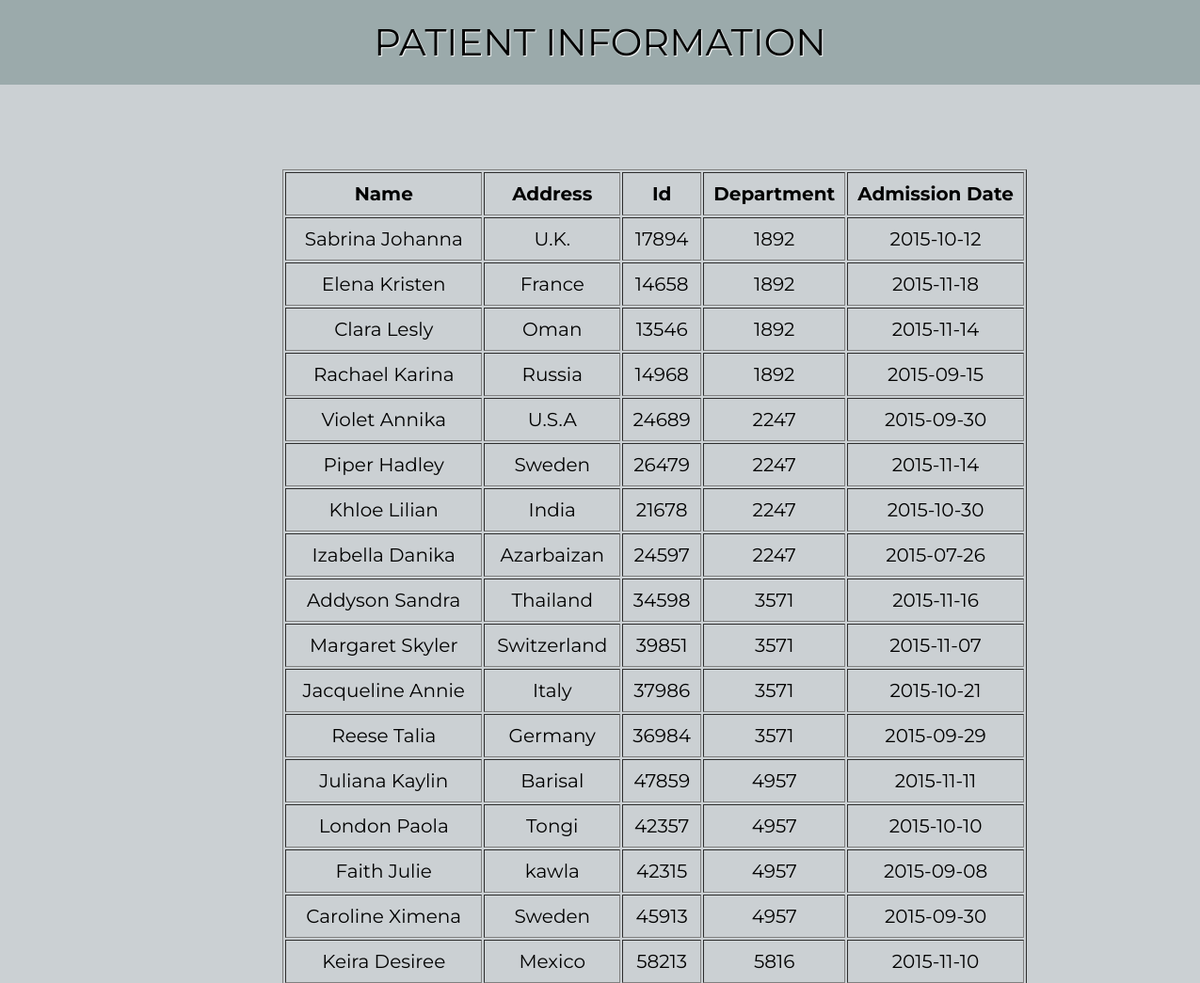
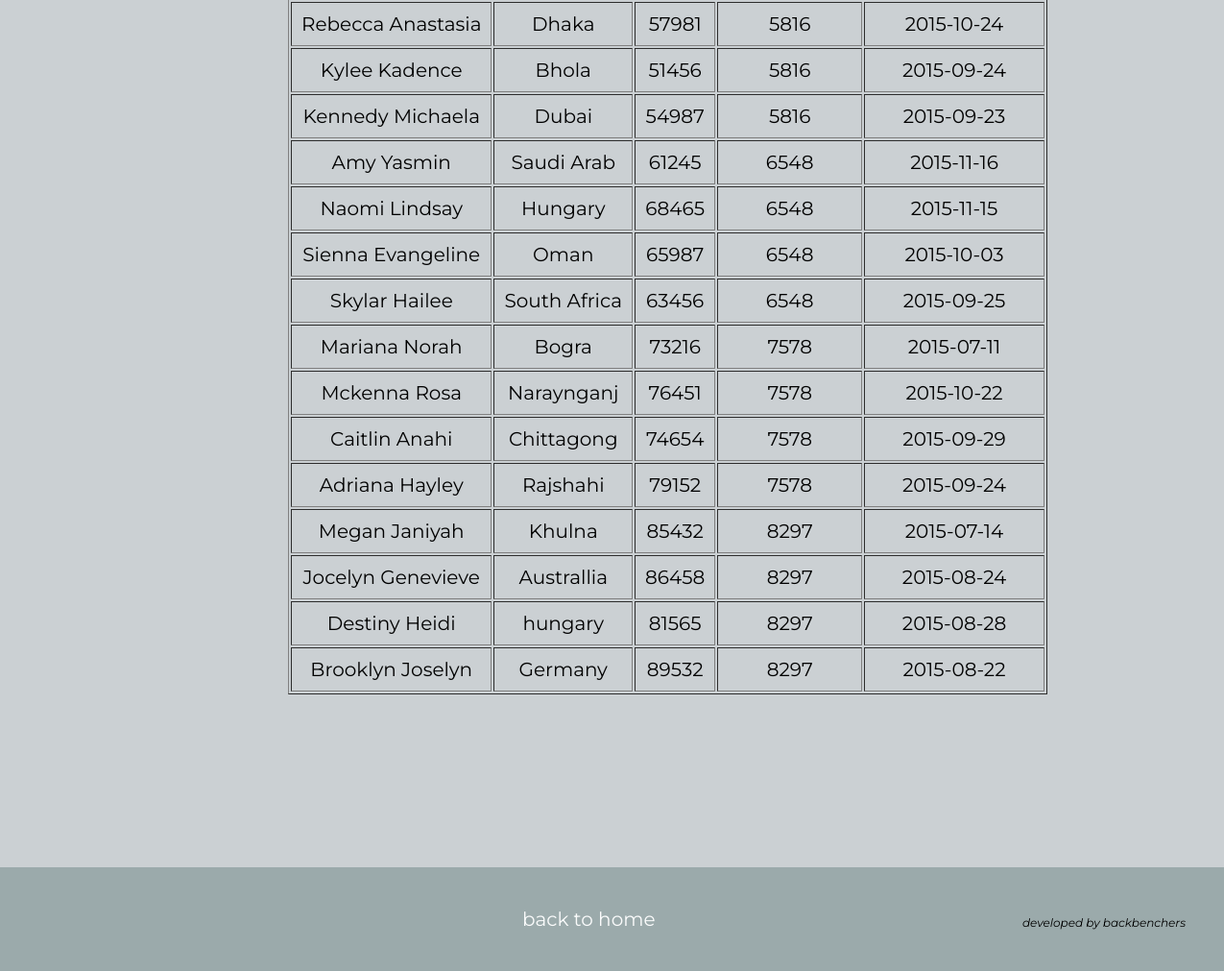
/view_patient_info.php, run on the app's committed database (2 pictures, top to bottom).
### tables this page shows
CREATE TABLE `patient_info` (
  `Name` varchar(255) NOT NULL,
  `Address` varchar(255) NOT NULL,
  `Id` int(11) NOT NULL,
  `Department` int(11) NOT NULL,
  `Admission_Date` date NOT NULL
);

### view_patient_info.php (the view, shortened to what this page needs)
<!DOCTYPE HTML>
<html lang="en-US">
<head>
	<link rel="stylesheet" type="text/css" href="stylein.css" media="all" />
</head>
<body>
	<div class="head">PATIENT INFORMATION</div>
	<div class="pat">
	<?php
    $result = mysql_query("SELECT * FROM patient_info")
            or die(mysql_error());
    echo "<table border='1' cellpadding='10'>";
    echo "<tr> <th>Name</th> <th>Address</th> <th>Id</th> <th>Department</th> <th>Admission Date</th></tr>";
    while($row = mysql_fetch_array( $result )) {
            echo "<tr>";
            echo '<td>' . $row['Name'] . '</td>';
            echo '<td>' . $row['Address'] . '</td>';
			echo '<td>' . $row['Id'] . '</td>';
			echo '<td>' . $row['Department'] . '</td>';
			echo '<td>' . $row['Admission_Date'] . '</td>';
            echo "</tr>";
        }
        echo "</table>";
?>
</div>
			<div id="foot">
			<a class="but" href="index.php">back to home</a>
				<div class="footer">
				developed by backbenchers
				</div>
			</div>
</body>
</html>

### stylein.css (style rules this page uses)
body { font-family: 'Montserrat', sans-serif; background-color:#CBD0D3; margin:0px; }
.head { font-family: 'Montserrat', sans-serif; height:50px; width:100%; display:block; font-size:40px; text-align:center; font-style:bold; background-color:#9BAAAB; padding:20px 0 20px 0; position:relative; display:block; text-shadow:1px 1px 1px #FBFCFC; }
.pat { text-align:center; font-family: 'Montserrat', sans-serif; margin:90px 0 30px 300px; font-size:20px; }
.but { font-family: 'Montserrat', sans-serif; margin-left:50px; }
.footer { margin-top:20px; font-size:12px; float:right; font-style:italic; }
div#foot { font-family: 'Montserrat', sans-serif; padding:20px; position:absolute; margin-top:150px; padding:30px 75px 30px 470px; width:60%; overflow:hidden; font-size:20px; background-color:#9BAAAB; }
div#foot > a { float:left; font-family: 'Montserrat', sans-serif; padding:12px 24px; color:#FAFBFB; text-decoration:none; overflow:hidden; }

### data on the page
patient_info: Name "Sabrina Johanna", Address "U.K.", Id "17894", Department "1892", Admission_Date "2015-10-12"
patient_info: Name "Elena Kristen", Address "France", Id "14658", Department "1892", Admission_Date "2015-11-18"
patient_info: Name "Clara Lesly", Address "Oman", Id "13546", Department "1892", Admission_Date "2015-11-14"
patient_info: Name "Rachael Karina", Address "Russia", Id "14968", Department "1892", Admission_Date "2015-09-15"
patient_info: Name "Violet Annika", Address "U.S.A", Id "24689", Department "2247", Admission_Date "2015-09-30"
patient_info: Name "Piper Hadley", Address "Sweden", Id "26479", Department "2247", Admission_Date "2015-11-14"
patient_info: Name "Khloe Lilian", Address "India", Id "21678", Department "2247", Admission_Date "2015-10-30"
patient_info: Name "Izabella Danika", Address "Azarbaizan", Id "24597", Department "2247", Admission_Date "2015-07-26"
patient_info: Name "Addyson Sandra", Address "Thailand", Id "34598", Department "3571", Admission_Date "2015-11-16"
patient_info: Name "Margaret Skyler", Address "Switzerland", Id "39851", Department "3571", Admission_Date "2015-11-07"
patient_info: Name "Jacqueline Annie", Address "Italy", Id "37986", Department "3571", Admission_Date "2015-10-21"
patient_info: Name "Reese Talia", Address "Germany", Id "36984", Department "3571", Admission_Date "2015-09-29"
patient_info: Name "Juliana Kaylin", Address "Barisal", Id "47859", Department "4957", Admission_Date "2015-11-11"
patient_info: Name "London Paola", Address "Tongi", Id "42357", Department "4957", Admission_Date "2015-10-10"
patient_info: Name "Faith Julie", Address "kawla", Id "42315", Department "4957", Admission_Date "2015-09-08"
patient_info: Name "Caroline Ximena", Address "Sweden", Id "45913", Department "4957", Admission_Date "2015-09-30"
patient_info: Name "Keira Desiree", Address "Mexico", Id "58213", Department "5816", Admission_Date "2015-11-10"
patient_info: Name "Rebecca Anastasia", Address "Dhaka", Id "57981", Department "5816", Admission_Date "2015-10-24"
patient_info: Name "Kylee Kadence", Address "Bhola", Id "51456", Department "5816", Admission_Date "2015-09-24"
patient_info: Name "Kennedy Michaela", Address "Dubai", Id "54987", Department "5816", Admission_Date "2015-09-23"
patient_info: Name "Amy Yasmin", Address "Saudi Arab", Id "61245", Department "6548", Admission_Date "2015-11-16"
patient_info: Name "Naomi Lindsay", Address "Hungary", Id "68465", Department "6548", Admission_Date "2015-11-15"
patient_info: Name "Sienna Evangeline", Address "Oman", Id "65987", Department "6548", Admission_Date "2015-10-03"
patient_info: Name "Skylar Hailee", Address "South Africa", Id "63456", Department "6548", Admission_Date "2015-09-25"
patient_info: Name "Mariana Norah", Address "Bogra", Id "73216", Department "7578", Admission_Date "2015-07-11"
patient_info: Name "Mckenna Rosa", Address "Naraynganj", Id "76451", Department "7578", Admission_Date "2015-10-22"
patient_info: Name "Caitlin Anahi", Address "Chittagong", Id "74654", Department "7578", Admission_Date "2015-09-29"
patient_info: Name "Adriana Hayley", Address "Rajshahi", Id "79152", Department "7578", Admission_Date "2015-09-24"
patient_info: Name "Megan Janiyah", Address "Khulna", Id "85432", Department "8297", Admission_Date "2015-07-14"
patient_info: Name "Jocelyn Genevieve", Address "Australlia", Id "86458", Department "8297", Admission_Date "2015-08-24"
patient_info: Name "Destiny Heidi", Address "hungary", Id "81565", Department "8297", Admission_Date "2015-08-28"
patient_info: Name "Brooklyn Joselyn", Address "Germany", Id "89532", Department "8297", Admission_Date "2015-08-22"
